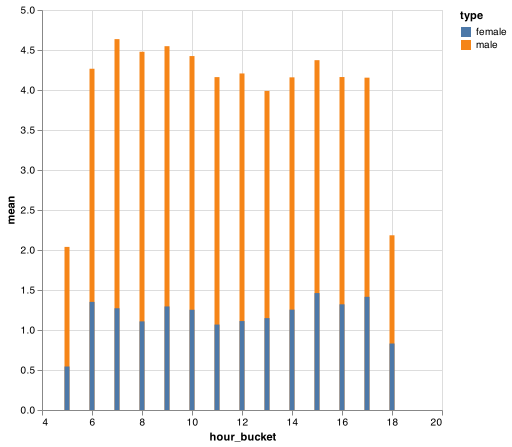

Source code (Julia):
# This file was generated, do not modify it. # hide
#hideall
using CSV, DataFrames, DuckDB, Dates, Statistics, VegaLite

function get_calls_per_hour()
  con = DBInterface.connect(DuckDB.DB, "/Volumes/USB/AudioData.db")
  a=DBInterface.execute(con, "
  SELECT
    SUM(CAST(l.male AS INT)) + SUM(CAST(l.female AS INT)) + SUM(CAST(l.duet AS INT)) + SUM(CAST(l.duet AS INT)) AS calls,
    SUM(CAST(l.male AS INT)) + SUM(CAST(l.duet AS INT)) AS male,
    SUM(CAST(l.female AS INT)) + SUM(CAST(l.duet AS INT)) AS female,
    SUM(CAST(l.duet AS INT)) AS duet,
    time_bucket(INTERVAL '60 minutes', f.local_date_time) AS bucket
  FROM
    pomona_labels_current AS l
  INNER JOIN
    pomona_files AS f
  ON
    l.location = f.location AND l.file = f.file

  GROUP BY
    bucket
  ORDER BY
    bucket;  
  ")
  DBInterface.close!(con)
  
  return a
end

df=get_calls_per_hour()

# Aggregate
df1=DataFrame(df)

println("Mean: ", round(mean(df1.calls), digits=2), " calls per hour")

rename!(df1, Dict(:bucket => "hour_bucket"))
description=describe(df1)[:,1:5]
something.(description, missing) |> CSV.write("./_assets/statistics/tableinput/calls_per_hour_description.csv")

W = df1 |>
  @vlplot(
    :point, 
    x=:hour_bucket, 
    y=:calls,
    width=400,
    height=400
  )
save("./_assets/statistics/calls_per_hour_aggregate.png", W)

df1.hour_bucket=map(x -> 1, df1.hour_bucket)
rename!(df1, Dict(:hour_bucket => "count"))
df1 = groupby(df1, :calls)
df1 = combine(df1, :count => sum )
rename!(df1, Dict(:calls => "calls_per_hour", :count_sum => "frequency"))
V = df1 |>
  @vlplot(
    :bar,
    x=:calls_per_hour,
    y=:frequency,
    width=400,
    height=400
  )
save("./_assets/statistics/calls_per_hour_frequency.png", V)

# By Hour
df2=DataFrame(df)
df2.bucket = map(x -> hour(x), df2.bucket)
df2=groupby(df2, :bucket)
df2=combine(df2, :calls => mean, :male => mean, :female => mean, :duet => mean)
rename!(df2, Dict(:bucket => "hour_bucket"))
CSV.write("./_assets/statistics/tableinput/calls_per_hour.csv", df2)
m=DataFrame(hour_bucket=df2.hour_bucket, mean=df2.male_mean, type="male")
f=DataFrame(hour_bucket=df2.hour_bucket, mean=df2.female_mean, type="female")
g1=vcat(m, f)
X = g1 |>
  @vlplot(
    :bar,
    x=:hour_bucket,
    y=:mean,
    color=:type,
    width=400,
    height=400
  )
save("./_assets/statistics/calls_per_hour.png", X)  

# By Month
df3=DataFrame(df)
df3.bucket = map(x -> month(x), df3.bucket)
df3=groupby(df3, :bucket)
df3=combine(df3, :calls => mean, :male => mean, :female => mean, :duet => mean)
rename!(df3, Dict(:bucket => "month"))
CSV.write("./_assets/statistics/tableinput/calls_per_hour_by_month.csv", df3)
m1=DataFrame(month=df3.month, mean=df3.male_mean, type="male")
f1=DataFrame(month=df3.month, mean=df3.female_mean, type="female")
g2=vcat(m1, f1)
Y = g2 |>
  @vlplot(
      :bar,
      x=:month,
      y=:mean,
      color=:type,
      width=400,
      height=400
  )
save("./_assets/statistics/calls_per_hour_by_month.png", Y)